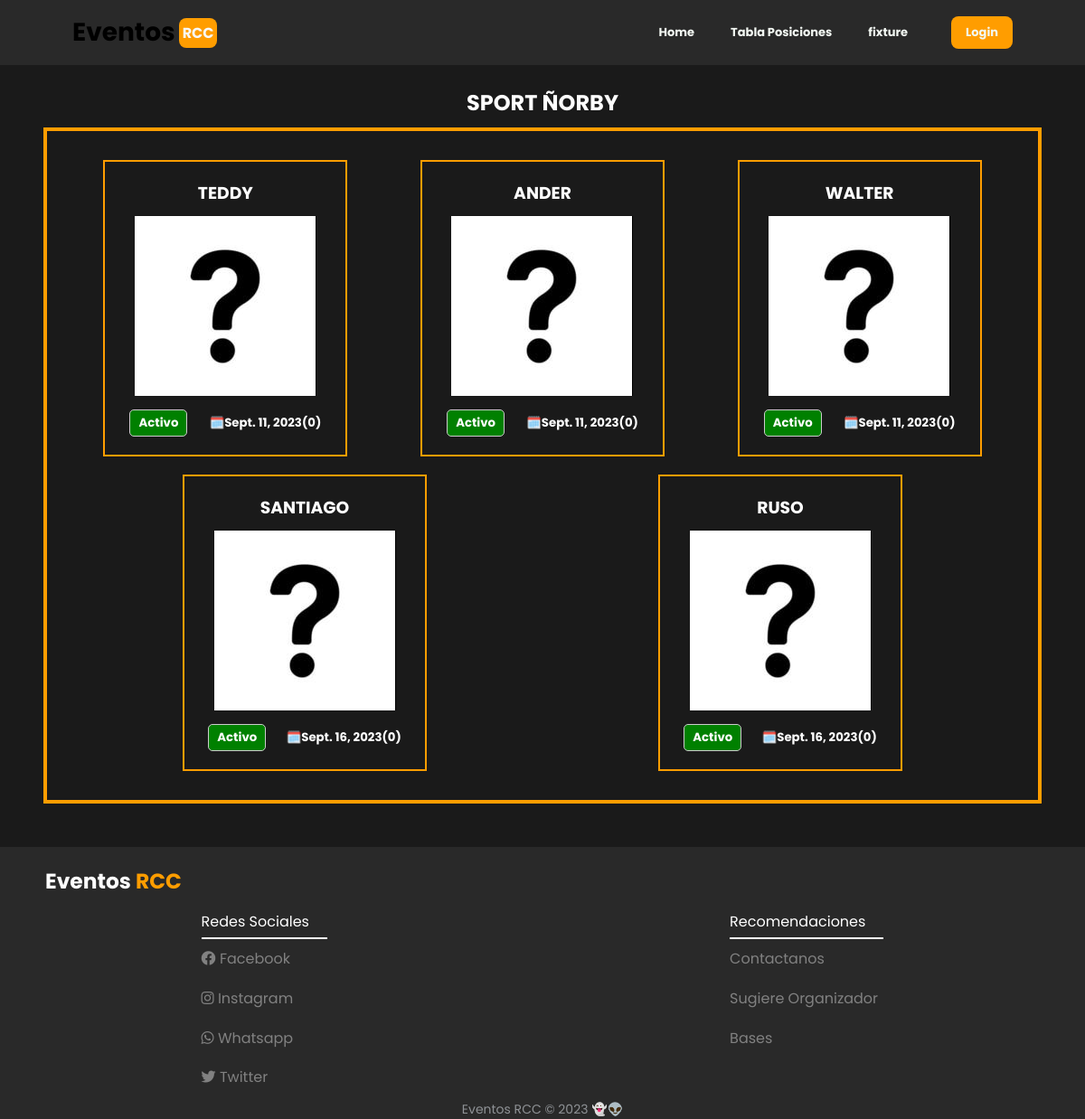
Screenshot of /equipos/miequipo/2 with the database file from the repository.
### equipos/models.py (models this page shows, shortened)
class Equipo(Model):
    Nombre=models.CharField(max_length=100,unique=True)
    delegado=models.ForeignKey(User,on_delete=models.CASCADE)
    foto_equipo=models.ImageField(upload_to='equipos' , null=True , blank=True)
    logo=models.ImageField(upload_to='logo_equipos', default='media/default.png')
    campeonato=models.ForeignKey(Campeonato , on_delete=models.CASCADE)

class Jugadores(Model):
    Nombre=models.CharField(max_length=100)
    apellidos=models.CharField(max_length=100)
    fecha_nacimiento=models.DateField()
    estado=models.BooleanField(default=True)
    imagen_dni=models.ImageField(upload_to='equipos' , default='media/default.png')
    equipo=models.ForeignKey(Equipo,on_delete=models.CASCADE)
    goles_max=models.IntegerField(default=0)

### equipos/views.py (the view)
# urls.py: path('miequipo/<int:equipo_id>',mi_equipo,name='equipo-id')
def mi_equipo(request,equipo_id):
    equipo=Equipo.objects.get(id=equipo_id)
    jugadores=Jugadores.objects.all().filter(equipo__id=equipo_id)
    fecha_actual=date.today()
    fecha=fecha_actual.year
    edad_jugadores={}
    for jugador in jugadores:
        print(jugador.fecha_nacimiento.year)
        print(fecha)
        a=abs(jugador.fecha_nacimiento.year-fecha)
        edad_jugadores[jugador.id]=a
    return render(request,'equipo_id.html',{
        "equipo":equipo,
        "jugadores":jugadores,
        "edad_jugadores":edad_jugadores
        })

### equipos/templates/equipo_id.html (shortened to what this page needs)
<!DOCTYPE html>
{% extends "index.html" %}
{% load static %}
{%block head%}
    <link rel="stylesheet" href="{% static 'css/miequipo.css' %}">
{%endblock%}
{%block header%}
    {%include "header.html" %}
{%endblock%}
{{% block content %}
<section>
    <div class="sec-titulo">
        <h2>{{equipo.Nombre}}</h2>
    </div>
    <div class="container-info-jugador">
        {% if jugadores %}
            {% for jugador in jugadores %}
                <div class="container-datos-jugador">
                    <div class="nombre">
                        <h3>{{jugador.Nombre}}</h3>
                    </div>
                    <div class="img-jugador">
                        <img src="{{equipo.logo.url}}" alt="logo">
                    </div>
                    <div class="barra-fecha">
                        <div class="estado-barra {% if jugador.estado %}activo{% else %}inactivo{% endif %}">
                            <h5>{{ jugador.estado|yesno:"Activo,Inactivo" }}</h5>
                        </div>
                        {% for key,value in edad_jugadores.items %}
                            {% if jugador.id == key%}
                                <h5>🗓️{{jugador.fecha_nacimiento}}({{value}})</h5>
                            {% endif %}
                        {% endfor %}
                    </div>
                </div>
            {% endfor %}
        {% else %}
                <h4>Sin Participantes</h4>
        {% endif %}
    </div>
</section>
{% endblock%}}
{%block footer%}
    {%include "footer.html"%}
{%endblock%}

### static/css/miequipo.css (style rules this page uses)
section { padding:3rem; }
.sec-titulo { display: flex; align-items: center; justify-content: center; padding-bottom: 10px; text-transform: uppercase; }
.estado-barra { border: 1px solid #ccc; max-width :4rem; display: flex; justify-content: center; align-items: center; border-radius: 5px; }
.estado-barra h5 { padding: 4px 10px; }
.activo { background-color: green; color: white; }
.nombre { display: flex; align-items: center; justify-content: center; text-transform: uppercase; }
.container-info-jugador { display: flex; justify-content: space-around; padding: 2rem 2rem 2rem 2rem; gap: 20px; flex-wrap: wrap; border: 4px solid #ff9d00; }
.barra-fecha { display: flex; align-items: center; justify-content: space-around; gap: 10px; padding: 5px 0px 0px 0px; }
.container-datos-jugador { display: flex; flex-direction: column; padding: 20px 20px ; border: 2px solid #ff9d00; max-width: 280px; min-width: 270px; gap: 5px; }
.img-jugador { display: flex; align-items: center; justify-content: center; padding: 5px 0px; }

### campeonato/templates/index.html (style rules this page uses)
* { margin: 0; padding: 0; box-sizing: border-box; font-family: 'Poppins',sans-serif; }
body { margin: 3rem 0 0 0; padding: 0; background-color: #1a1a1a; color: #fff; }

### rows the page displays
Equipo: Nombre "SPORT ÑORBY"
Jugadores: Nombre "TEDDY", logo (placeholder picture), estado "Activo", fecha_nacimiento "Sept. 11, 2023", edad_jugadores "0"
Jugadores: Nombre "ANDER", logo (placeholder picture), estado "Activo", fecha_nacimiento "Sept. 11, 2023", edad_jugadores "0"
Jugadores: Nombre "WALTER", logo (placeholder picture), estado "Activo", fecha_nacimiento "Sept. 11, 2023", edad_jugadores "0"
Jugadores: Nombre "SANTIAGO", logo (placeholder picture), estado "Activo", fecha_nacimiento "Sept. 16, 2023", edad_jugadores "0"
Jugadores: Nombre "RUSO", logo (placeholder picture), estado "Activo", fecha_nacimiento "Sept. 16, 2023", edad_jugadores "0"
